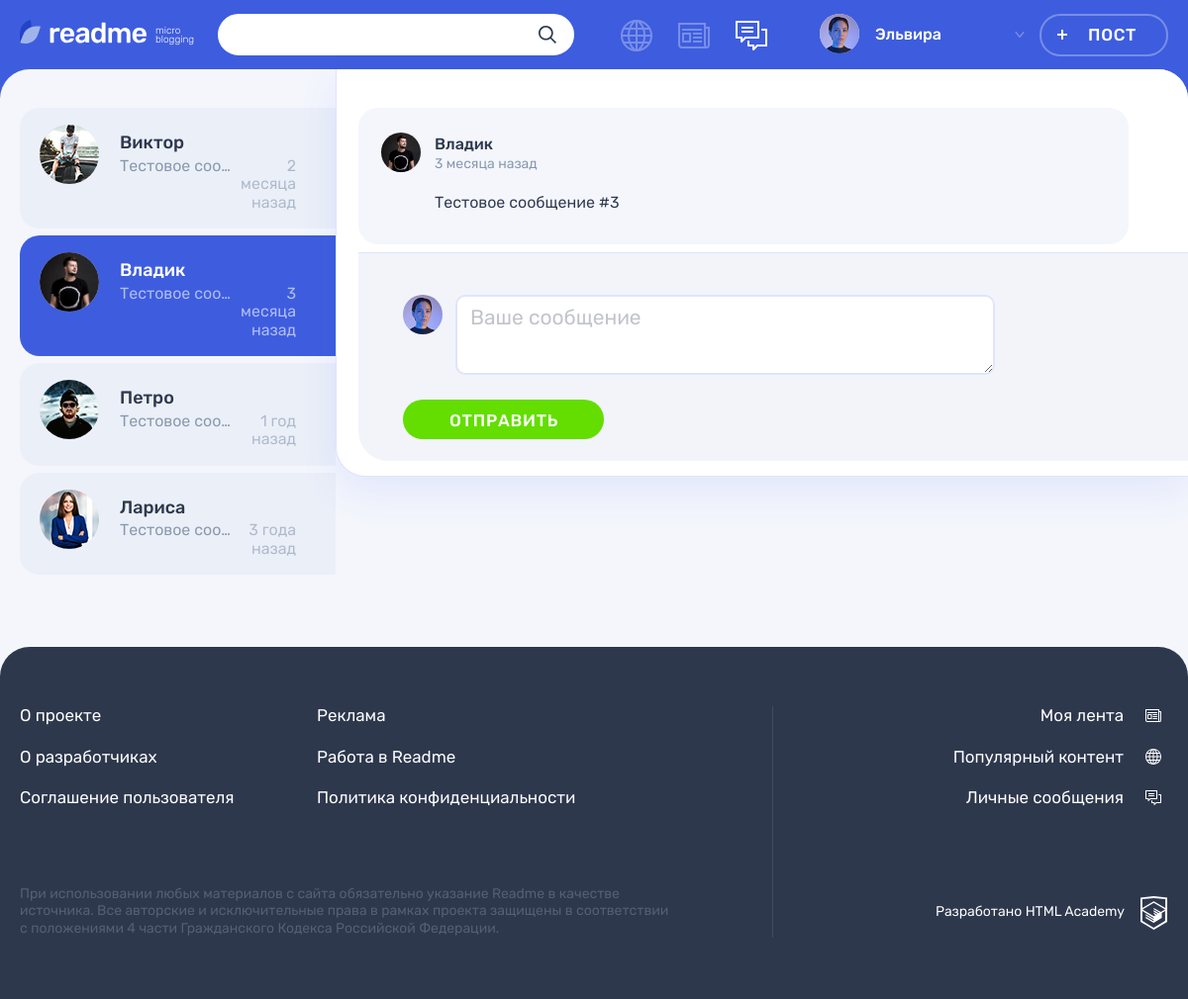
The page /messages.php?id=4 (signed in) on the database its author committed.
### tables this page shows
CREATE TABLE IF NOT EXISTS messages (
id INT UNSIGNED AUTO_INCREMENT PRIMARY KEY,
dt_add DATETIME,
content TEXT,
sender_id INT UNSIGNED,
receiver_id INT UNSIGNED,
was_read BOOL,
FOREIGN KEY (sender_id) REFERENCES users(id)
ON UPDATE CASCADE
ON DELETE CASCADE,
FOREIGN KEY (receiver_id) REFERENCES users(id)
ON UPDATE CASCADE
ON DELETE CASCADE
);

### helpers.php (called while the page is built, shortened)
<?php
function get_noun_plural_form(int $number, string $one, string $two, string $many): string
{
    $number = (int) $number;
    $mod10 = $number % 10;
    $mod100 = $number % 100;
    switch (true) {
        case ($mod10 === 1):
            return $one;
        case ($mod10 >= 2 && $mod10 <= 4):
            return $two;
    }
}
function include_template($name, array $data = [])
{
    $name = 'templates/' . $name;
    extract($data);
    require $name;
    $result = ob_get_clean();
    return $result;
}

### functions.php (called while the page is built, shortened)
<?php
function time_difference(string $time, DateTime $current_time)
{
    $diff = date_diff($current_time, new DateTime($time));
    if ($diff->y > 0) {
        $relative_time = $diff->y . ' ' .
        get_noun_plural_form($diff->y, 'год', 'года', 'лет');
    } elseif ($diff->m > 0) {
        $relative_time = $diff->m . ' ' .
        get_noun_plural_form($diff->m, 'месяц', 'месяца', 'месяцев');
    } elseif ($diff->d > 6) {
        $relative_time = floor(($diff->d) / 7) . ' ' .
        get_noun_plural_form(floor(($diff->d) / 7), ' неделю', ' недели', ' недель');
    } elseif ($diff->d > 0) {
        $relative_time = $diff->d . ' ' .
        get_noun_plural_form($diff->d, 'день', 'дня', 'дней');
    } elseif ($diff->h > 0) {
        $relative_time = $diff->h . ' ' .
        get_noun_plural_form($diff->h, 'час', 'часа', 'часов');
    } elseif ($diff->i > 0) {
        $relative_time = $diff->i . ' ' .
        get_noun_plural_form($diff->i, 'минуту', 'минуты', 'минут');
    } elseif ($diff->s >= 0) {
        $relative_time = 'Менее минуты';
    } else {
        $relative_time = '';
    }
    return $relative_time;
}
function secure_query_bind_result(mysqli $connection, string $sql, bool $check, ...$params)
{
    $param_types = '';
    foreach ($params as $param) {
        $param_types .= (gettype($param) == 'integer') ? 'i' : 's';
    }
    $prepared_sql = mysqli_prepare($connection, $sql);
    mysqli_stmt_bind_param($prepared_sql, $param_types, ...$params);
    mysqli_stmt_execute($prepared_sql);
    if ($check) {
        mysqli_stmt_bind_result($prepared_sql, $bind);
        return $bind;
    } else {
        return mysqli_stmt_get_result($prepared_sql);
    }
}
function get_user(): ?array
{
    global $connection;
    $user = [];
    $user['id'] = $_SESSION['id'];
    $user['name'] = $_SESSION['username'];
    $user['avatar'] = $_SESSION['avatar'];
    $user['messages'] = count_new_messages($connection, $user['id']);
    return $user;
}
function get_dialogs($connection, $user_id)
{
    $select_dialogs_query =
        "SELECT
            dialog,
            username,
            avatar,
            content,
            sender_id,
            last_message
        FROM messages
        INNER JOIN (SELECT MAX(dt_add) AS last_message,
        IF (receiver_id = ?, sender_id, receiver_id) AS dialog
        FROM messages
        WHERE sender_id = ? OR receiver_id = ?
        GROUP BY dialog) groups
        ON messages.dt_add = groups.last_message
        INNER JOIN users
        ON users.id = dialog
        ORDER BY last_message DESC ";
    $dialogs_assoc = [];
    $dialogs_mysqli = secure_query_bind_result($connection, $select_dialogs_query, false, $user_id, $user_id, $user_id);
    while ($dialogs = mysqli_fetch_array($dialogs_mysqli, MYSQLI_ASSOC)) {
        $dialogs_assoc[$dialogs['dialog']] = array_slice($dialogs, 1);
        $dialogs_assoc[$dialogs['dialog']]['messages'] = [];
    }
    return $dialogs_assoc;
}
function get_messages($connection, $user_id)
{
    $select_messages_query =
        "SELECT
            content,
            dt_add,
            sender_id,
            receiver_id,
        IF (receiver_id = ?, sender_id, receiver_id) AS dialog
        FROM messages
        WHERE sender_id = ? OR receiver_id = ?
        ORDER BY dt_add ASC";
    $messages_mysqli = secure_query_bind_result($connection, $select_messages_query, false, $user_id, $user_id, $user_id);
    return mysqli_fetch_all($messages_mysqli, MYSQLI_ASSOC);
}
function count_new_messages(mysqli $connection, $user_id)
{
    $count_messages_query = "SELECT COUNT(*) AS amount FROM messages WHERE receiver_id = ? AND was_read = false";
    return secure_query_bind_result($connection, $count_messages_query, true, $user_id);
}

### libs/settings.php (called while the page is built, shortened)
<?php
$now_time = new DateTime('now');

### templates/messages-template.php (the view, shortened to what this page needs)
<main class="page__main page__main--messages">
  <section class="messages tabs">
  <?php if (isset($dialogs)) :?>
    <div class="messages__contacts">
      <ul class="messages__contacts-list tabs__list">
        <?php foreach ($dialogs as $dialog_id => $dialog) : ?>
          <li class="messages__contacts-item">
            <a class="messages__contacts-tab
            <?= ($active_dialog_id == $dialog_id) ? 'messages__contacts-tab--active tabs__item--active' : '' ?>
            tabs__item " href="messages.php?id=<?= $dialog_id ?>">
              <div class="messages__avatar-wrapper">
              <?php if (isset($dialog['avatar'])) : ?>
                <img class="messages__avatar" src="img/<?= $dialog['avatar']?>" alt="Аватар пользователя">
              <?php endif; ?>
              </div>
              <div class="messages__info">
                <span class="messages__contact-name">
                  <?= $dialog['username']?>
                </span>
                <div class="messages__preview">
                  <p class="messages__preview-text">
                  <?= $dialog['content'] ?? '' ?>
                  </p>
                  <?php if (isset($dialog['last_message'])) : ?>
                    <time class="messages__preview-time" datetime="<?= $dialog['last_message'] ?>">
                        <?= time_difference($dialog['last_message'], $now_time) . ' назад'; ?>
                    </time>
                  <?php endif; ?>
                </div>
              </div>
            </a>
          </li>
        <?php endforeach; ?>
      </ul>
    </div>
    <div class="messages__chat">
      <div class="messages__chat-wrapper">
      <?php foreach ($dialogs as $dialog_id => $dialog) : ?>
        <ul class="messages__list tabs__content
            <?= ($active_dialog_id == $dialog_id) ? 'tabs__content--active' : '' ?>">
              <?php foreach ($dialog['messages'] as $message) : ?>
                <li class="messages__item <?= ($user['id'] == $message['sender_id']) ? 'messages__item--my' : '' ?>">
                  <div class="messages__info-wrapper">
                    <div class="messages__item-avatar">
                      <a class="messages__author-link" href="#">
                      <?php $first_sender = ($user['id'] == $message['sender_id']) ? $user : $dialog; ?>
                      <?php if (isset($first_sender['avatar'])) : ?>
                      <img class="messages__avatar"
                      src="img/<?= ($user['id'] == $message['sender_id']) ? $user['avatar'] : $dialog['avatar']?>"
                      alt="Аватар пользователя">
                      <?php endif; ?>
                      </a>
                    </div>
                  <div class="messages__item-info">
                      <a class="messages__author" href="#">
                      <?= ($user['id'] == $message['sender_id']) ? $user['name'] : $dialog['username']?>
                      </a>
                      <?php if (isset($dialog['last_message'])) : ?>
                        <time class="messages__time" datetime="<?= $message['dt_add'] ?>">
                                <?= time_difference($message['dt_add'], $now_time) . ' назад'; ?>
                        </time>
                      <?php endif; ?>
                  </div>
                  </div>
                  <p class="messages__text">
                    <?= $message['content'] ?? '' ?>
                  </p>
              </li>
                <?php endforeach; ?>
        </ul>
      <?php endforeach; ?>
        <div class="comments">
          <form class="comments__form form" action="#" method="post">
              <div class="comments__my-avatar">
              <?php if (isset($user['avatar'])) : ?>
                <img class="comments__picture" src="img/<?= $user['avatar'] ?>" alt="Аватар пользователя">
              <?php endif; ?>
              </div>
              <div class="form__input-section <?= !empty($form['errors']) ? 'form__input-section--error' : '' ?>">
                <textarea class="comments__textarea form__textarea form__input" name="message"
                placeholder="Ваше сообщение"><?= (!empty($form['errors'])) ? ($form['values']['message']) : '' ?></textarea>
                </div>
                <button class="comments__submit button button--green" type="submit">Отправить</button>
                </form>
            </div>
        </div>
  <?php endif; ?>
    </section>
</main>

### rows shown on the page
messages: username "Владик", dt_add "3 месяца", content "Тестовое сообщение #3"

### other values the page prints
$user['name'] "Эльвира"
$dialog['username'] "Виктор"
$dialog['content'] "Тестовое соо…"
time_difference($dialog['last_message'], $now_time) "2 месяца"
$dialog['username'] "Владик"
time_difference($dialog['last_message'], $now_time) "3 месяца"
$dialog['username'] "Петро"
time_difference($dialog['last_message'], $now_time) "1 год"
$dialog['username'] "Лариса"
time_difference($dialog['last_message'], $now_time) "3 года"
